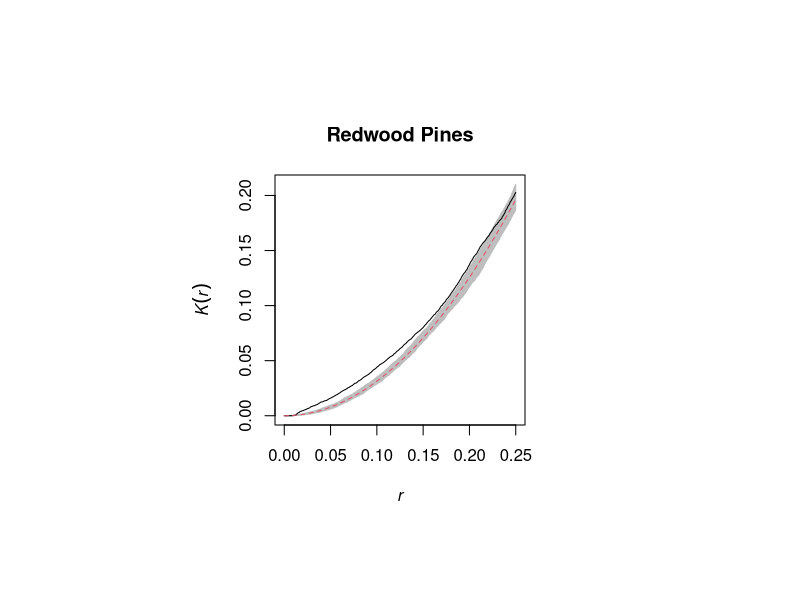
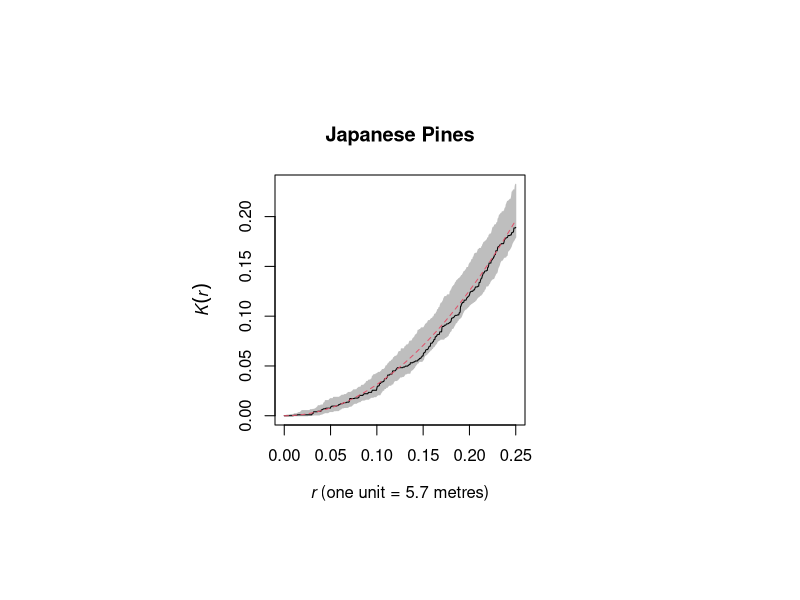
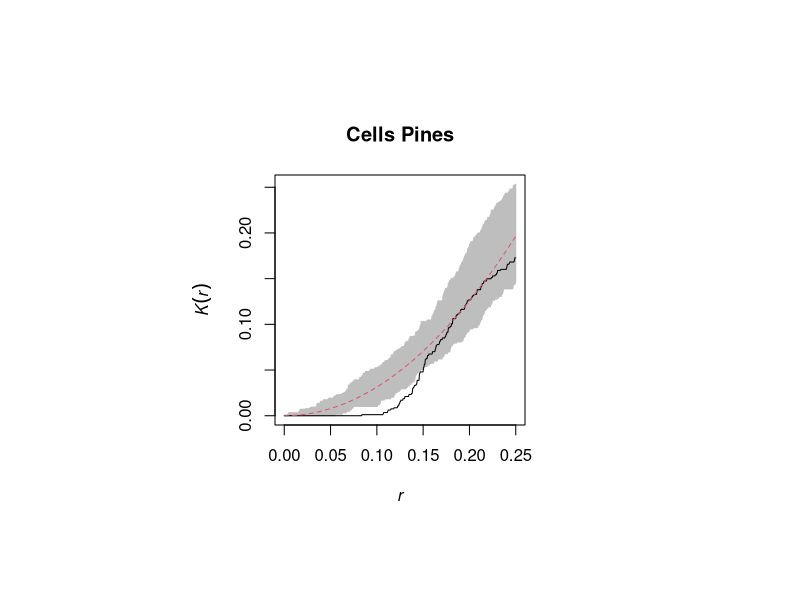

Generate these figures, in order, with R:
##################################################
### Spatial methods applied to pine trees data ###
##################################################
require(spatstat)
data(japanesepines, redwoodfull, cells)

#################################################
### Second order method - Ripley's K-function ###
#################################################
par(pin=c(2.5, 2.5))
plot(envelope(redwoodfull, Kest), main="Redwood Pines", legend=F)
plot(envelope(japanesepines, Kest), main="Japanese Pines", legend=F)
plot(envelope(cells, Kest), main="Cells Pines", legend=F)
